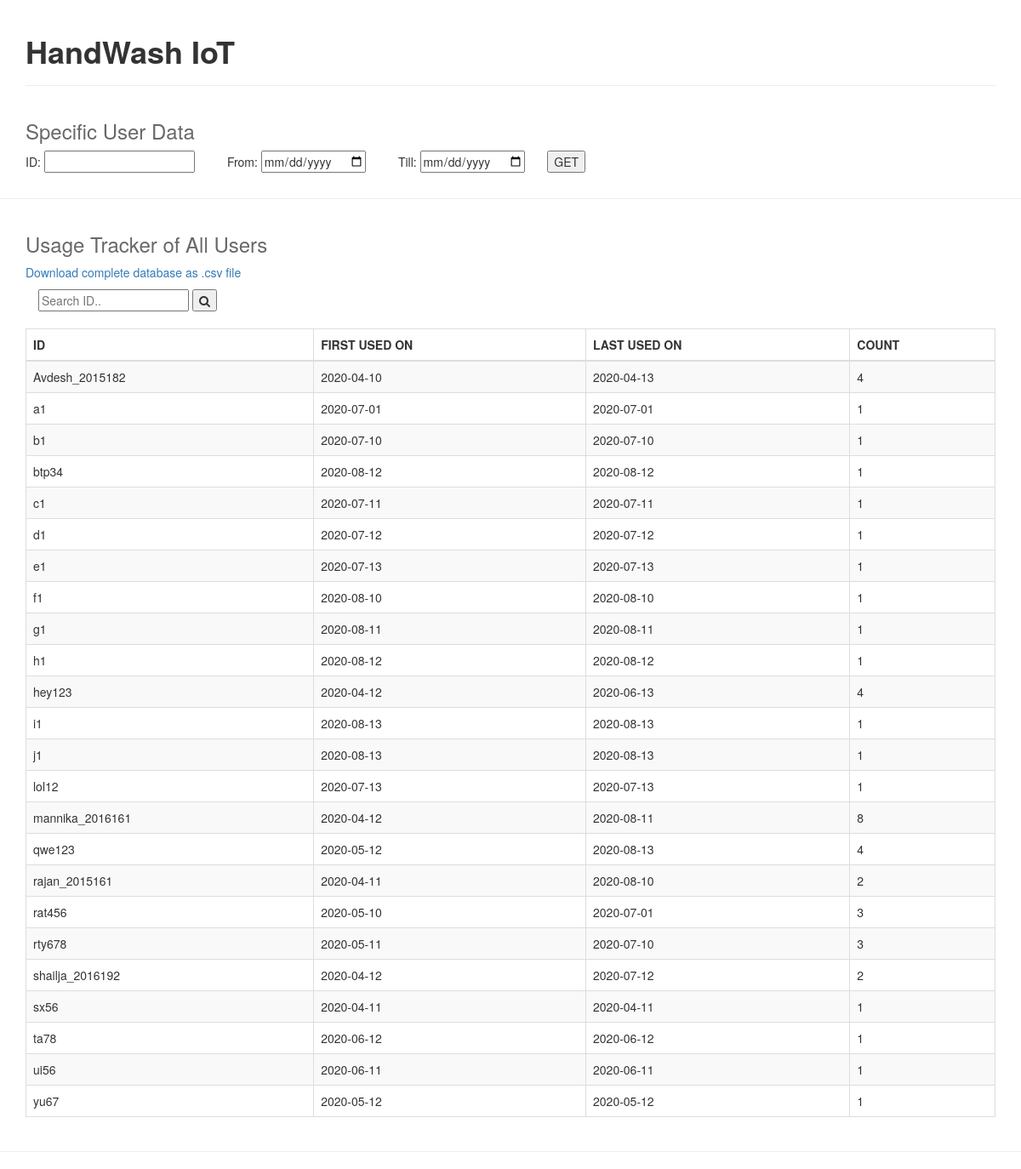
The page / on the database its author committed.
### tables this page shows
CREATE TABLE "users" (
	"id"	TEXT,
	"date"	TEXT,
	"time"	TEXT
);

### app.py (the view, shortened to what this page needs)
@app.route('/', methods=['GET', 'POST'])
def home():
    error = None
    search_id = ""
    con = sql.connect("static/users.db")
    con.row_factory = sql.Row
    cur = con.cursor()
    if search_id == "":
        cur.execute("select DISTINCT `id` FROM users order by `id` ASC")
    else:
        search_id = "%" + search_id + "%"
        cur.execute("select DISTINCT `id` FROM users where `id` like ? order by `id` ASC", (search_id,))
    rows = cur.fetchall();
    ids, counts, date1, date2 = [], [], [], []
    for row in rows:
        cur_id = row["id"]
        ids.append(cur_id)
        cur.execute("select `date` FROM users where `id`=?", (cur_id,))
        cur_l = cur.fetchall()
        date1.append(cur_l[0]["date"])
        date2.append(cur_l[-1]["date"])
        count = len(cur_l)
        counts.append(count)
    l = len(ids)
    dict_.clear()
    cur.execute("select * from users")
    rows = cur.fetchall();
    write_file(rows)
    return render_template("index.html", ids=ids, counts=counts, date1=date1, date2=date2, length=l, error=error)

### app.py (called while the page is built)
def write_file(rows):
    f = open('static/download.csv', 'w')
    c = csv.writer(f, dialect='excel')
    c.writerow(["id", "date", "time"])
    for row in rows:
        c.writerow([row["id"], row["date"], row["time"]])
    f.close()

### templates/index.html (shortened to what this page needs)
{% extends "base.html" %}
{% block body %}
<div class="container">
    <h3><span style="color: #686868; ">Specific User Data</span></h3>
    <form class ="form-inline" action = "" method = "POST">
        <div class="form-group" style="margin-right: 3%;">
             <p>ID: <input type = "text" name = "id" /></p>
        </div>
        <div class="form-group" style="margin-right: 3%;">
             <p>From: <input type = "date" name = "from" /></p>
        </div>
        <div class="form-group" style="margin-right: 2%;">
             <p>Till: <input type = "date" name = "till" /></p>
        </div>
        <div class="form-group">
             <p><input type = "submit" value = "GET" style="margin-inside: 1%;"/></p>
        </div>
    </form>
</div>
<hr>
<div class="container">
  <h3><span style="color:#686868 ; ">Usage Tracker of All Users</span></h3>
  <p><a href = "{{ url_for('download') }}" >Download complete database as .csv file</a></p>
  <div class="container">
    <form class ="form-inline" action = "" method="POST">
        <div class="form-group" >
             <input type = "text" name = "search_id" placeholder="Search ID.." />
        </div>
        <div class="form-group">
            <button type="submit"><i class="fa fa-search"></i></button>
        </div>
    </form>
  </div>
  <br>
<table class="table table-bordered table-striped">
    <thead>
      <tr>
        <th>ID</th>
        <th>FIRST USED ON</th>
        <th>LAST USED ON</th>
        <th>COUNT</th>
      </tr>
    </thead>
    {% for i in range(0,length) %}
      <tr>
         <td>{{ ids[i] }}</td>
         <td>{{ date1[i] }}</td>
         <td>{{ date2[i] }}</td>
         <td>{{ counts[i] }}</td>
      </tr>
    {% endfor %}
  </table>
</div>
{% endblock %}

### templates/base.html (shortened to what this page needs)
<!DOCTYPE html>
<html lang="en">
<head>
  <link rel="stylesheet" href="https://maxcdn.bootstrapcdn.com/bootstrap/3.4.1/css/bootstrap.min.css">
  <link rel="stylesheet" href="https://cdnjs.cloudflare.com/ajax/libs/font-awesome/4.7.0/css/font-awesome.min.css">
    <div class="container" >
      <div class="page-header">
        <h1><strong>HandWash IoT</strong></h1>
      </div>
    </div>
</head>
{% block body %}{% endblock %}
<hr>
</html>

### rows shown on the page
users: date "2020-04-10"
users: date "2020-04-13"
users: date "2020-07-01", date "2020-07-01"
users: date "2020-07-10", date "2020-07-10"
users: date "2020-08-12", date "2020-08-12"
users: date "2020-07-11", date "2020-07-11"
users: date "2020-07-12", date "2020-07-12"
users: date "2020-07-13", date "2020-07-13"
users: date "2020-08-10", date "2020-08-10"
users: date "2020-08-11", date "2020-08-11"
users: date "2020-08-12", date "2020-08-12"
users: date "2020-04-12"
users: date "2020-06-13"
users: date "2020-08-13", date "2020-08-13"
users: date "2020-08-13", date "2020-08-13"
users: date "2020-07-13", date "2020-07-13"
users: date "2020-04-12"
users: date "2020-08-11"
users: date "2020-05-12"
users: date "2020-08-13"
users: date "2020-04-11"
users: date "2020-08-10"
users: date "2020-05-10"
users: date "2020-07-01"
users: date "2020-05-11"
users: date "2020-07-10"
users: date "2020-04-12"
users: date "2020-07-12"
users: date "2020-04-11", date "2020-04-11"
users: date "2020-06-12", date "2020-06-12"
users: date "2020-06-11", date "2020-06-11"
users: date "2020-05-12", date "2020-05-12"

### other values the page prints
{{ ids[i] }} "Avdesh_2015182" "a1" "b1" "btp34" "c1" "d1" "e1" "f1" "g1" "h1" "hey123" "i1" "j1" "lol12" "mannika_2016161" "qwe123" "rajan_2015161" "rat456" "rty678" "shailja_2016192" "sx56" "ta78" "ui56" "yu67"
{{ counts[i] }} "4" "1" "1" "1" "1" "1" "1" "1" "1" "1" "4" "1" "1" "1" "8" "4" "2" "3" "3" "2" "1" "1" "1" "1"
